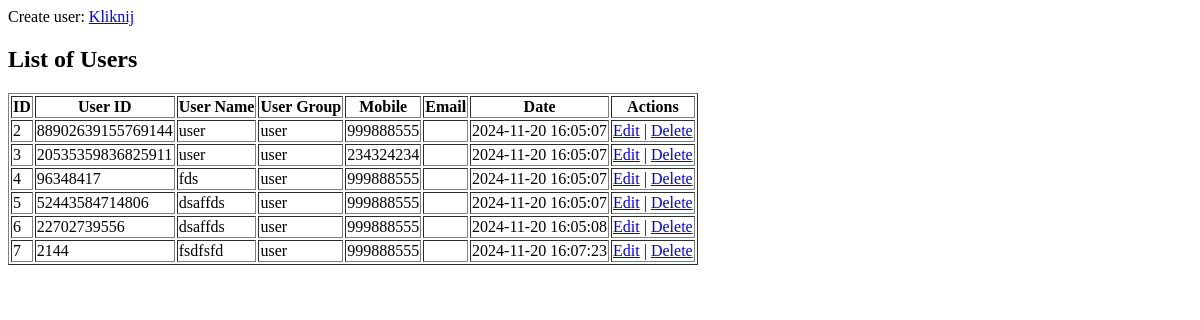
The page /backend/read_users.php on the database as committed earlier.
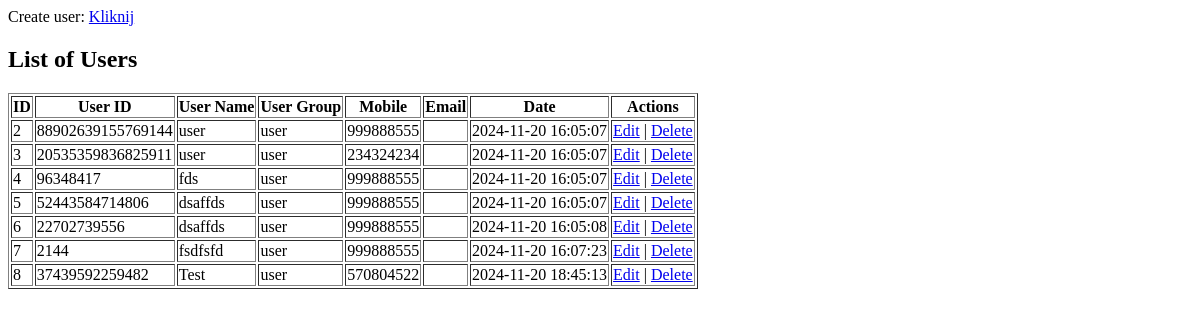
The same page on the database as committed later.
### tables this page shows
CREATE TABLE `users` (
  `id` int(11) NOT NULL,
  `user_id` bigint(20) NOT NULL,
  `user_name` varchar(100) NOT NULL,
  `password` varchar(100) NOT NULL,
  `date` timestamp NOT NULL DEFAULT current_timestamp() ON UPDATE current_timestamp(),
  `user_group` enum('admin','user') NOT NULL DEFAULT 'user',
  `mobile` varchar(20) NOT NULL,
  `user_email` varchar(50) NOT NULL
);

### backend/read_users.php (the view, shortened to what this page needs)
<?php
include("connection.php");
$query = "SELECT * FROM users";
$result = mysqli_query($con, $query);
?>
<!DOCTYPE html>
<html>
<head>
</head>
<body>
Create user: <a href="create_user.php">Kliknij</a>
<h2>List of Users</h2>
<table border="1">
    <tr>
        <th>ID</th>
        <th>User ID</th>
        <th>User Name</th>
        <th>User Group</th>
        <th>Mobile</th>
        <th>Email</th>
        <th>Date</th>
        <th>Actions</th>
    </tr>
    <?php while($user = mysqli_fetch_assoc($result)): ?>
        <tr>
            <td><?php echo $user['id']; ?></td>
            <td><?php echo $user['user_id']; ?></td>
            <td><?php echo $user['user_name']; ?></td>
            <td><?php echo $user['user_group']; ?></td>
            <td><?php echo $user['mobile']; ?></td>
            <td><?php echo $user['email']; ?></td>
            <td><?php echo $user['date']; ?></td>
            <td>
                <a href="update_user.php?id=<?php echo $user['id']; ?>">Edit</a> |
                <a href="delete_user.php?id=<?php echo $user['id']; ?>" onclick="return confirm('Are you sure?');">Delete</a>
            </td>
        </tr>
    <?php endwhile; ?>
</table>
</body>
</html>

Rows that differ between the two databases and show on the page:
added users: id "8", user "37439592259482", user_name "Test", user_group "user", mobile "570804522", date "2024-11-20 18:45:13"
